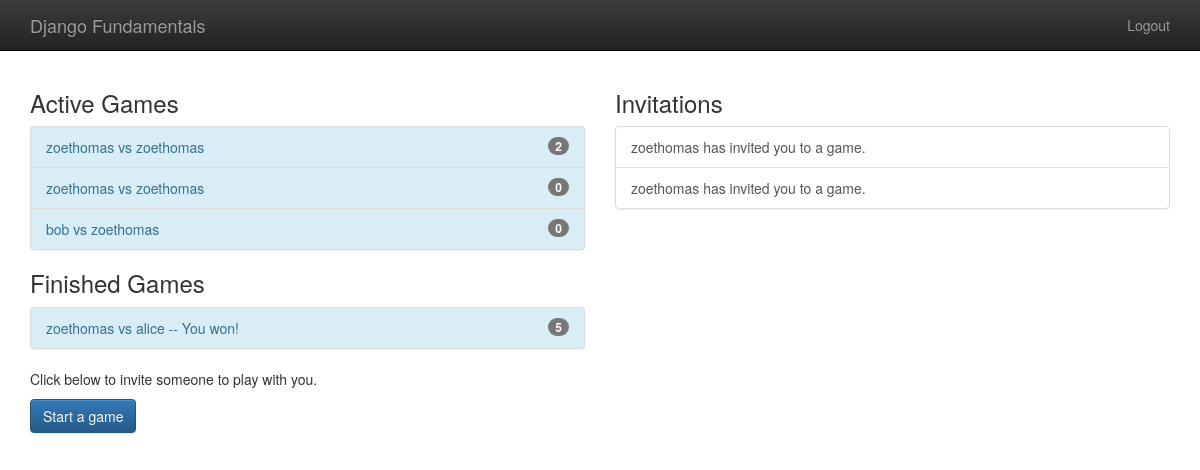
/player/home (signed in), run on the app's committed database.
### gameplay/models.py (models this page shows, shortened)
class Game(models.Model):
    first_player = models.ForeignKey(User,
                                     related_name="games_first_player", on_delete=models.CASCADE)
    second_player = models.ForeignKey(User,
                                      related_name="games_second_player", on_delete=models.CASCADE)
    start_time = models.DateTimeField(auto_now_add=True)
    last_active = models.DateTimeField(auto_now=True)
    status = models.CharField(max_length=1, default='F', choices=GAME_STATUS_CHOICES)
    objects = GamesQuerySet.as_manager()
    def get_absolute_url(self):
        return reverse('gameplay_detail', args=[self.id])
    def __str__(self):
        return f"{self.first_player} vs {self.second_player}"

### player/models.py (models this page shows)
class Invitation(models.Model):
    from_user = models.ForeignKey(User, related_name="invitations_sent", on_delete=models.CASCADE)
    to_user = models.ForeignKey(
        User,
        related_name="invitations_received",
        on_delete=models.CASCADE,
        verbose_name="User to invite",
        help_text="Please select the user you want to invite."
    )
    message = models.CharField(
        max_length=300, blank=True,
        verbose_name="Optional Message",
        help_text="It's always nice to add a message!")

### player/views.py (the view)
# urls.py: path('home', home, name="player_home"),
@login_required
def home(request):
    my_games = Game.objects.games_for_user(request.user)
    active_games = my_games.active()
    finished_games = my_games.difference(active_games)
    invitations = request.user.invitations_received.all()
    return render(request, "player/home.html",
                  {'active_games': active_games,
                   'finished_games': finished_games,
                   'invitations': invitations})

### gameplay/models.py (called while the page is built)
    def games_for_user(self, user):
        return self.filter(
            Q(first_player=user) | Q(second_player=user)
        )

    def active(self):
        return self.filter(
            Q(status='F') | Q(status='S')
        )

### templates/player/home.html (shortened to what this page needs)
{% extends "base.html" %}
{% block content %}
<div class="row">
    <div class="col-md-6">
        <h3>Active Games</h3>
        {% include "player/game_list_snippet.html" with games_list=active_games %}
        <h3>Finished Games</h3>
        {% include "player/game_list_snippet.html" with games_list=finished_games %}
    <p>Click below to invite someone to play with you.</p>
        <p>
    <a class="btn btn-primary" href="{% url 'player_new_invitation' %}">
        Start a game</a>
        </p>
    </div>
    <div class="col-md-6">
        <h3>Invitations</h3>
        {% if invitations %}
            <div class="list-group">
                {% for inv in invitations%}
                <a class="list-group-item"
                   href="{% url 'player_accept_invitation' id=inv.id %}">
                    {{ inv.from_user.username }} has invited you to a game.
                </a>
                {% endfor %}
            </div>
        {% else %}
            <p>You have no invitations.</p>
        {% endif %}
    </div>
</div>
{% endblock %}

### templates/base.html (shortened to what this page needs)
{% load static %}
<!DOCTYPE html>
<html class="no-js" lang="">
<head>
    {% block styling %}
        <link rel="stylesheet" href="{% static 'css/bootstrap.min.css' %}">
        <link rel="stylesheet" href="{% static 'css/bootstrap-theme.min.css' %}">
        <link rel="stylesheet" href="{% static 'css/main.css' %}">
    {% endblock styling %}
</head>
<body>
<nav class="navbar navbar-inverse navbar-fixed-top" role="navigation">
    <div class="container">
        <div class="navbar-header">
            <a class="navbar-brand" href="/">Django Fundamentals</a>
        </div>
        <ul class="nav navbar-nav navbar-right">
            {% if user.is_authenticated %}
                <li><a href="{% url 'player_logout' %}">Logout</a></li>
            {% else %}
                <li><a href="{% url 'player_login' %}">Login</a></li>
            {% endif %}
        </ul>
    </div>
</nav>
<div class="container">
    {% block content %}
    {% endblock %}
</div>
</body>
</html>

### templates/player/game_list_snippet.html
{% if games_list %}
    <div class="list-group bg-info">
        {% for game in games_list %}
            <a class="list-group-item list-group-item-info"
            href="{{ game.get_absolute_url }}">
            {{ game }}
                {% if game.status not in 'FS' %}
                    {%if game.status == "D" %}
                        -- Draw
                    {% elif game.status == "W" and user == game.first_player %}
                        -- You won!
                    {% elif game.status == "L" and user == game.second_player %}
                        -- You won!
                    {% else %}
                        -- You lost
                    {% endif %}
                {% endif %}
                <span class="badge">{{ game.move_set.count }}</span>
            </a>
        {% endfor %}
    </div>
{% endif %}

### templates/base.html (style rules this page uses)
body { padding-top: 70px; padding-bottom: 20px; }

### data on the page
Game: first_player+second_player "zoethomas vs zoethomas", move_set.count "2"
Game: first_player+second_player "zoethomas vs zoethomas", move_set.count "0"
Game: first_player+second_player "bob vs zoethomas", move_set.count "0"
Game: first_player+second_player "zoethomas vs alice", status "-- You won!", move_set.count "5"
Invitation: from_user.username "zoethomas"
Invitation: from_user.username "zoethomas"
